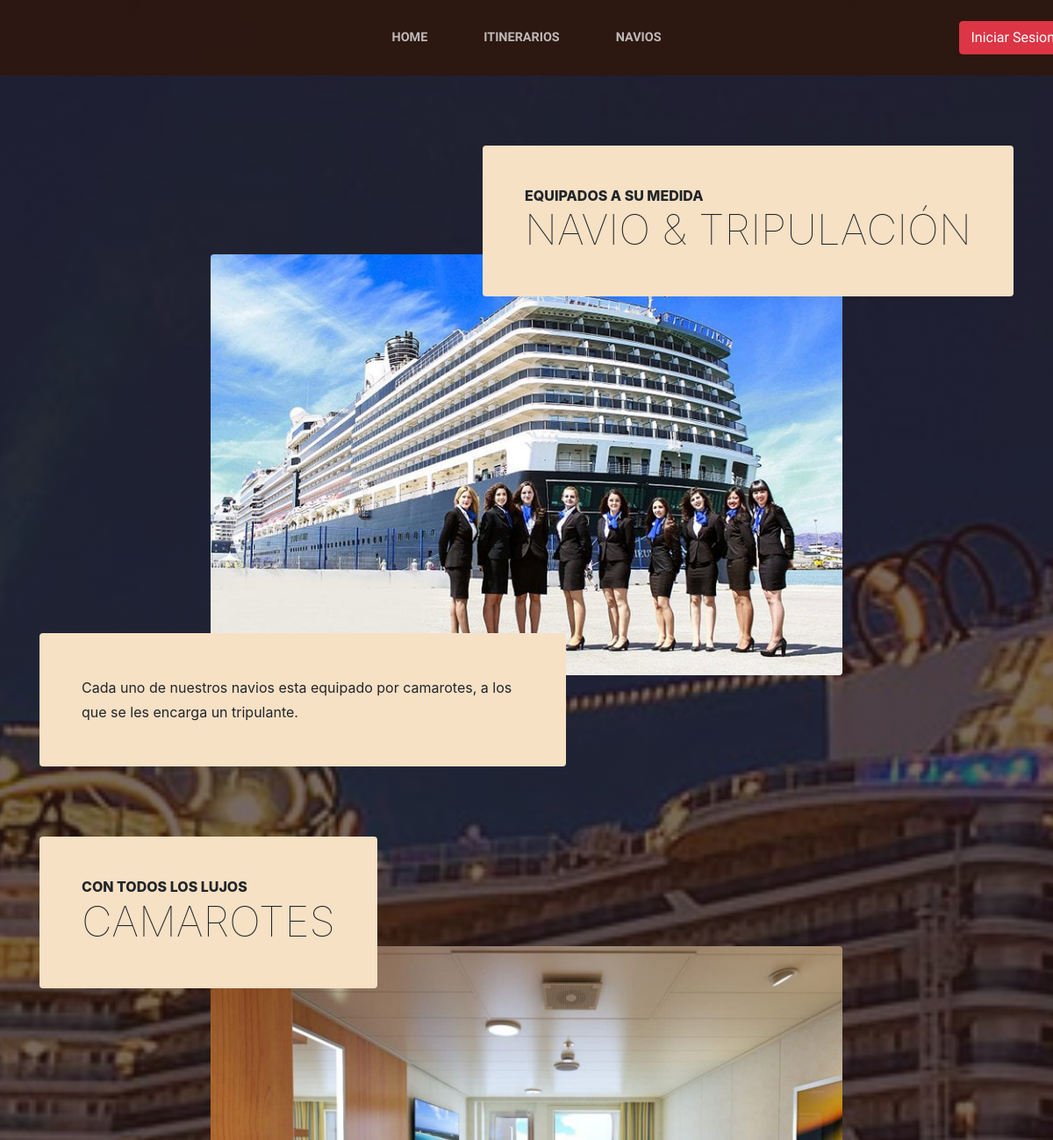
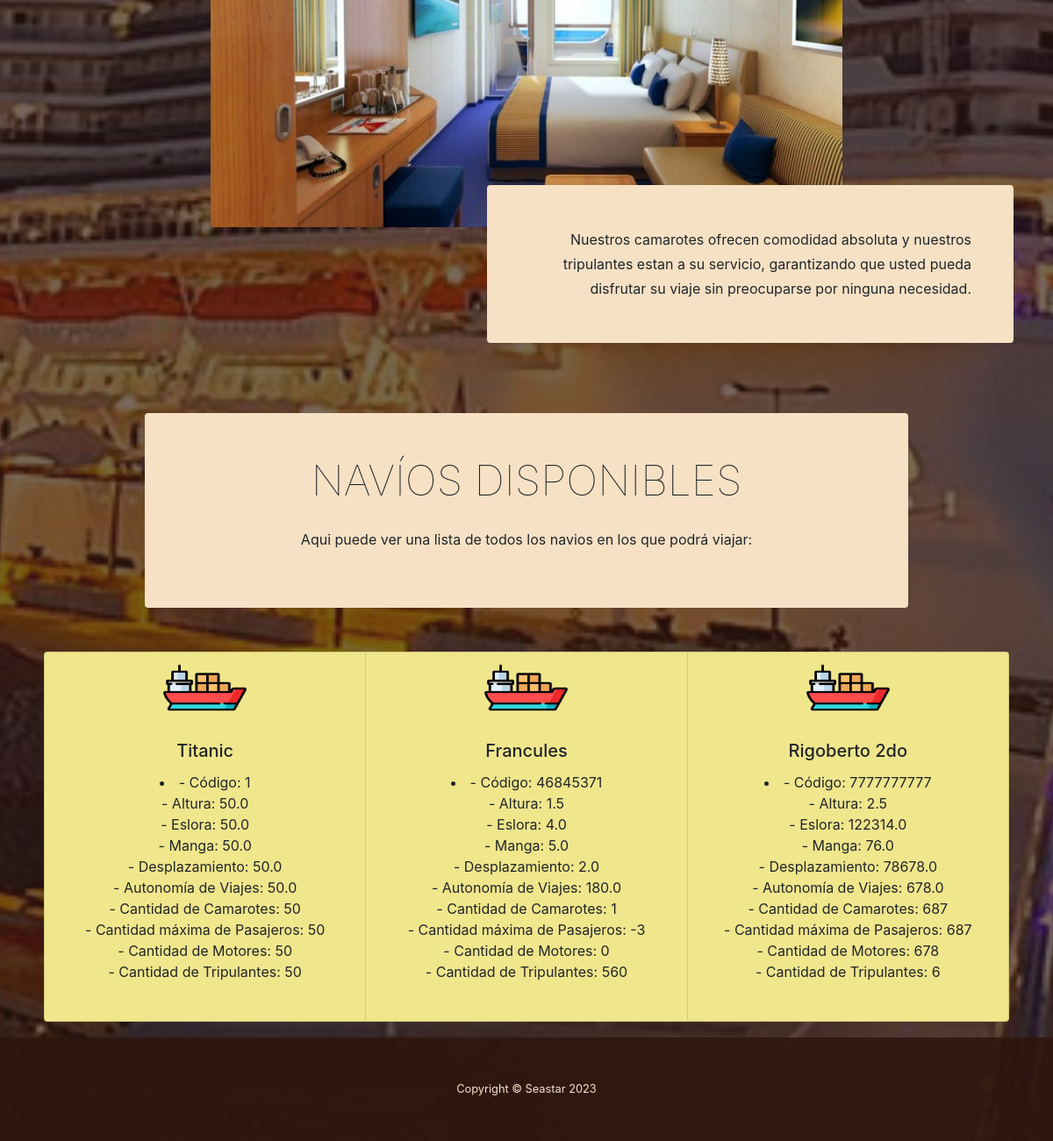
The page /navios.html on the database its author committed (2 pictures, top to bottom).
### seastar/models.py (models this page shows, shortened)
class Navio (models.Model):
    codigoNavio = models.IntegerField("Código")
    nombreNavio = models.CharField("Nombre", max_length=50)
    altura = models.FloatField("Altura")
    eslora = models.FloatField("Eslora")
    manga = models.FloatField("Manga")
    desplazamiento = models.FloatField("Desplazamiento")
    autonomiaViaje = models.FloatField("Autonomía de Viajes")
    cantidadCamarotes = models.IntegerField("Cantidad de Camarotes")
    maxCantidadPasajeros = models.IntegerField("Cantidad máxima de Pasajeros")
    cantidadMotores = models.IntegerField("Cantidad de Motores")
    cantidadTripulantes = models.IntegerField("Cantidad de Tripulantes")

### seastar/views.py (the view)
# urls.py: path("navios.html", views.navios, name="navios"),
def navios(request):
    logged_user = getLoggedUser(request)
    navios = Navio.objects.all()
    return render(request, "./navios.html", { "navios" : navios, "logged_user": logged_user })

### seastar/views.py (called while the page is built)
def getLoggedUser(request: HttpRequest):
    return request.session.get("user", "Iniciar Sesion")

### seastar/templates/navios.html
{% extends "index.html" %}
    {% load static %}
    {% block content %}
        <section class="page-section">
            <div class="container">
                <div class="product-item">
                    <div class="product-item-title d-flex">
                        <div class="bg-faded p-5 d-flex ms-auto rounded">
                            <h2 class="section-heading mb-0">
                                <span class="section-heading-upper">Equipados a su Medida</span>
                                <span class="section-heading-lower">Navio & Tripulación</span>
                            </h2>
                        </div>
                    </div>
                    <img class="product-item-img mx-auto d-flex rounded img-fluid mb-3 mb-lg-0" src="{% static 'img/tripulantes.jpg'%}" alt="..." />
                    <div class="product-item-description d-flex me-auto">
                        <div class="bg-faded p-5 rounded"><p class="mb-0">Cada uno de nuestros navios esta equipado por camarotes, a los que se les encarga un tripulante.</p></div>
                    </div>
                </div>
            </div>
        </section>
        <section class="page-section">
            <div class="container">
                <div class="product-item">
                    <div class="product-item-title d-flex">
                        <div class="bg-faded p-5 d-flex me-auto rounded">
                            <h2 class="section-heading mb-0">
                                <span class="section-heading-upper">Con todos los Lujos</span>
                                <span class="section-heading-lower">Camarotes</span>
                            </h2>
                        </div>
                    </div>
                    <img class="product-item-img mx-auto d-flex rounded img-fluid mb-3 mb-lg-0" src="{% static 'img/camarote.jpg'%}" alt="..." />
                    <div class="product-item-description d-flex ms-auto">
                        <div class="bg-faded p-5 rounded text-end"><p class="mb-0">Nuestros camarotes ofrecen comodidad absoluta y nuestros tripulantes estan a su servicio, garantizando que usted pueda disfrutar su viaje sin preocuparse por ninguna necesidad.</p></div>
                    </div>
                </div>
            </div>
        </section>
        <div class="col-xl-9 col-lg-10 mx-auto">
            <div class="bg-faded rounded p-5 text-center">
                <h2 class="section-heading mb-4">
                    <span class="section-heading-lower">Navíos disponibles</span>
                </h2>
                <p>Aqui puede ver una lista de todos los navios en los que podrá viajar:</p>
            </div>
        </div>
        <div class="card-group" style="width:200ipx;height:90px;margin-bottom:350px;margin-top:50px;margin-left:50px;margin-right:50px" >
            {% for navio in navios %}
            <div class="card  text-center" style="background-color:#F0E68C">
              <img src="{% static 'img/navio.png' %}" class="card-img-top" alt="Barco" style="width:95px;height:80px;display: block;margin-left: auto;margin-right: auto;">
              <div class="card-body">
                <h5 class="card-title">{{ navio.nombreNavio }}</h5>
                <li>- Código: {{ navio.codigoNavio }}
                    <br   />- Altura: {{ navio.altura }} <br   />- Eslora: {{ navio.eslora }}
                    <br   />- Manga: {{ navio.manga }} <br   />- Desplazamiento: {{ navio.desplazamiento }}
                    <br   />- Autonomía de Viajes: {{ navio.autonomiaViaje }} <br   />- Cantidad de Camarotes: {{ navio.cantidadCamarotes }}
                    <br   />- Cantidad máxima de Pasajeros: {{ navio.maxCantidadPasajeros }} <br   />- Cantidad de Motores: {{ navio.cantidadMotores }}
                    <br   />- Cantidad de Tripulantes: {{ navio.cantidadTripulantes }}<br   /><br   /></li>
              </div>
            </div>
            {% endfor %}
        </div>
    {% endblock %}

### seastar/templates/index.html (shortened to what this page needs)
<!DOCTYPE html>
<html lang="en">
    <head>
        {% load static %}
        <link href="{% static 'css/styles.css' %}" rel="stylesheet" />
        <link rel="stylesheet" href="https://maxcdn.bootstrapcdn.com/bootstrap/4.0.0/css/bootstrap.min.css">
        <link href="{% static 'css/index.css'%}" rel="stylesheet">
    </head>
    <body>
        <nav class="navbar-nav navbar-expand-lg navbar-dark py-lg-4" id="mainNav">
            <div class="container">
                <div class="collapse navbar-collapse" id="navbarSupportedContent">
                    <ul class="navbar-nav mx-auto barra">
                        <li class="nav-item px-lg-4"><a class="nav-link text-uppercase" href="/">Home</a></li>
                        <li class="nav-item px-lg-4"><a class="nav-link text-uppercase" href="/itinerarios.html">Itinerarios</a></li>
                        <li class="nav-item px-lg-4"><a class="nav-link text-uppercase" href="/navios.html">Navios</a></li>
                        <a class="loginbtn" href="login.html">
                            <button class="btn btn-danger btn-xl">
                                {% if logged_user %}
                                    {{ logged_user }}
                                {% endif %}
                            </button>
                        </a>
                    </ul>
                </div>
            </div>
        </nav>
        {% block content %}{% endblock %}
        <footer class="footer text-faded text-center py-5">
            <div class="container"><p class="m-0 small">Copyright &copy; Seastar 2023</p></div>
        </footer>
    </body>
</html>

### seastar/static/css/index.css (style rules this page uses)
.barra { position: relative; width: 100vw; place-content: center; }
.loginbtn { position: absolute; right: -60px; }

### rows shown on the page
Navio: nombreNavio "Titanic", codigoNavio "1", altura "50.0", eslora "50.0", manga "50.0", desplazamiento "50.0", autonomiaViaje "50.0", cantidadCamarotes "50", maxCantidadPasajeros "50", cantidadMotores "50", cantidadTripulantes "50"
Navio: nombreNavio "Francules", codigoNavio "46845371", altura "1.5", eslora "4.0", manga "5.0", desplazamiento "2.0", autonomiaViaje "180.0", cantidadCamarotes "1", maxCantidadPasajeros "-3", cantidadMotores "0", cantidadTripulantes "560"
Navio: nombreNavio "Rigoberto 2do", codigoNavio "7777777777", altura "2.5", eslora "122314.0", manga "76.0", desplazamiento "78678.0", autonomiaViaje "678.0", cantidadCamarotes "687", maxCantidadPasajeros "687", cantidadMotores "678", cantidadTripulantes "6"

### other values the page prints
{{ logged_user }} "Iniciar…"
